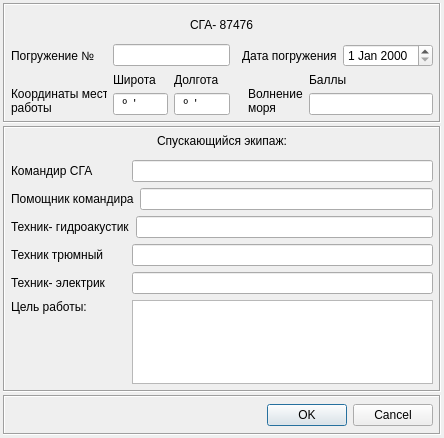
<?xml version="1.0" encoding="UTF-8"?>
<ui version="4.0">
 <class>p_sgaspuskForm</class>
 <widget class="QDialog" name="p_sgaspuskForm">
  <property name="geometry">
   <rect>
    <x>0</x>
    <y>0</y>
    <width>444</width>
    <height>438</height>
   </rect>
  </property>
  <property name="minimumSize">
   <size>
    <width>0</width>
    <height>438</height>
   </size>
  </property>
  <property name="maximumSize">
   <size>
    <width>16777215</width>
    <height>600</height>
   </size>
  </property>
  <property name="windowTitle">
   <string>Dialog</string>
  </property>
  <property name="windowIcon">
   <iconset>
    <normaloff>:/new/windowheader/src/icons/myicons/spts.ico</normaloff>:/new/windowheader/src/icons/myicons/spts.ico</iconset>
  </property>
  <layout class="QGridLayout" name="gridLayout">
   <property name="margin">
    <number>3</number>
   </property>
   <property name="spacing">
    <number>3</number>
   </property>
   <item row="1" column="0">
    <widget class="QFrame" name="frame_3">
     <property name="frameShape">
      <enum>QFrame::Box</enum>
     </property>
     <property name="frameShadow">
      <enum>QFrame::Sunken</enum>
     </property>
     <layout class="QGridLayout" name="gridLayout_4">
      <property name="margin">
       <number>6</number>
      </property>
      <item row="1" column="0">
       <spacer name="horizontalSpacer_3">
        <property name="orientation">
         <enum>Qt::Horizontal</enum>
        </property>
        <property name="sizeHint" stdset="0">
         <size>
          <width>134</width>
          <height>20</height>
         </size>
        </property>
       </spacer>
      </item>
      <item row="1" column="1">
       <widget class="QLabel" name="label_8">
        <property name="sizePolicy">
         <sizepolicy hsizetype="Expanding" vsizetype="Preferred">
          <horstretch>0</horstretch>
          <verstretch>0</verstretch>
         </sizepolicy>
        </property>
        <property name="text">
         <string>Спускающийся экипаж:</string>
        </property>
        <property name="alignment">
         <set>Qt::AlignHCenter|Qt::AlignTop</set>
        </property>
       </widget>
      </item>
      <item row="1" column="2">
       <spacer name="horizontalSpacer_4">
        <property name="orientation">
         <enum>Qt::Horizontal</enum>
        </property>
        <property name="sizeHint" stdset="0">
         <size>
          <width>134</width>
          <height>20</height>
         </size>
        </property>
       </spacer>
      </item>
      <item row="2" column="0" colspan="3">
       <layout class="QHBoxLayout" name="horizontalLayout_4">
        <item>
         <widget class="QLabel" name="label_9">
          <property name="sizePolicy">
           <sizepolicy hsizetype="Maximum" vsizetype="Preferred">
            <horstretch>0</horstretch>
            <verstretch>0</verstretch>
           </sizepolicy>
          </property>
          <property name="minimumSize">
           <size>
            <width>115</width>
            <height>0</height>
           </size>
          </property>
          <property name="text">
           <string>Командир СГА</string>
          </property>
         </widget>
        </item>
        <item>
         <widget class="QLineEdit" name="lineEdit_6">
          <property name="sizePolicy">
           <sizepolicy hsizetype="Expanding" vsizetype="Fixed">
            <horstretch>0</horstretch>
            <verstretch>0</verstretch>
           </sizepolicy>
          </property>
         </widget>
        </item>
       </layout>
      </item>
      <item row="4" column="0" colspan="3">
       <layout class="QHBoxLayout" name="horizontalLayout_5">
        <item>
         <widget class="QLabel" name="label_10">
          <property name="minimumSize">
           <size>
            <width>115</width>
            <height>0</height>
           </size>
          </property>
          <property name="text">
           <string>Помощник командира</string>
          </property>
         </widget>
        </item>
        <item>
         <widget class="QLineEdit" name="lineEdit_7">
          <property name="sizePolicy">
           <sizepolicy hsizetype="Expanding" vsizetype="Fixed">
            <horstretch>0</horstretch>
            <verstretch>0</verstretch>
           </sizepolicy>
          </property>
         </widget>
        </item>
       </layout>
      </item>
      <item row="6" column="0" colspan="3">
       <layout class="QHBoxLayout" name="horizontalLayout_6">
        <item>
         <widget class="QLabel" name="label_11">
          <property name="minimumSize">
           <size>
            <width>115</width>
            <height>0</height>
           </size>
          </property>
          <property name="text">
           <string>Техник- гидроакустик</string>
          </property>
         </widget>
        </item>
        <item>
         <widget class="QLineEdit" name="lineEdit_8">
          <property name="sizePolicy">
           <sizepolicy hsizetype="Expanding" vsizetype="Fixed">
            <horstretch>0</horstretch>
            <verstretch>0</verstretch>
           </sizepolicy>
          </property>
         </widget>
        </item>
       </layout>
      </item>
      <item row="8" column="0" colspan="3">
       <layout class="QHBoxLayout" name="horizontalLayout_7">
        <item>
         <widget class="QLabel" name="label_12">
          <property name="minimumSize">
           <size>
            <width>115</width>
            <height>0</height>
           </size>
          </property>
          <property name="text">
           <string>Техник трюмный</string>
          </property>
         </widget>
        </item>
        <item>
         <widget class="QLineEdit" name="lineEdit_9">
          <property name="sizePolicy">
           <sizepolicy hsizetype="Expanding" vsizetype="Fixed">
            <horstretch>0</horstretch>
            <verstretch>0</verstretch>
           </sizepolicy>
          </property>
         </widget>
        </item>
       </layout>
      </item>
      <item row="10" column="0" colspan="3">
       <layout class="QHBoxLayout" name="horizontalLayout_8">
        <item>
         <widget class="QLabel" name="label_13">
          <property name="minimumSize">
           <size>
            <width>115</width>
            <height>0</height>
           </size>
          </property>
          <property name="text">
           <string>Техник- электрик</string>
          </property>
         </widget>
        </item>
        <item>
         <widget class="QLineEdit" name="lineEdit_10">
          <property name="sizePolicy">
           <sizepolicy hsizetype="Expanding" vsizetype="Fixed">
            <horstretch>0</horstretch>
            <verstretch>0</verstretch>
           </sizepolicy>
          </property>
         </widget>
        </item>
       </layout>
      </item>
      <item row="12" column="0" colspan="3">
       <layout class="QHBoxLayout" name="horizontalLayout_9">
        <item>
         <widget class="QLabel" name="label_14">
          <property name="minimumSize">
           <size>
            <width>115</width>
            <height>0</height>
           </size>
          </property>
          <property name="text">
           <string>Цель работы:</string>
          </property>
          <property name="alignment">
           <set>Qt::AlignLeading|Qt::AlignLeft|Qt::AlignTop</set>
          </property>
         </widget>
        </item>
        <item>
         <widget class="QTextEdit" name="textEdit">
          <property name="sizePolicy">
           <sizepolicy hsizetype="Expanding" vsizetype="Fixed">
            <horstretch>0</horstretch>
            <verstretch>0</verstretch>
           </sizepolicy>
          </property>
         </widget>
        </item>
       </layout>
      </item>
      <item row="0" column="1">
       <spacer name="verticalSpacer_2">
        <property name="orientation">
         <enum>Qt::Vertical</enum>
        </property>
        <property name="sizeHint" stdset="0">
         <size>
          <width>20</width>
          <height>40</height>
         </size>
        </property>
       </spacer>
      </item>
      <item row="3" column="0">
       <spacer name="verticalSpacer_3">
        <property name="orientation">
         <enum>Qt::Vertical</enum>
        </property>
        <property name="sizeHint" stdset="0">
         <size>
          <width>20</width>
          <height>40</height>
         </size>
        </property>
       </spacer>
      </item>
      <item row="5" column="0">
       <spacer name="verticalSpacer_4">
        <property name="orientation">
         <enum>Qt::Vertical</enum>
        </property>
        <property name="sizeHint" stdset="0">
         <size>
          <width>20</width>
          <height>40</height>
         </size>
        </property>
       </spacer>
      </item>
      <item row="7" column="0">
       <spacer name="verticalSpacer_5">
        <property name="orientation">
         <enum>Qt::Vertical</enum>
        </property>
        <property name="sizeHint" stdset="0">
         <size>
          <width>20</width>
          <height>40</height>
         </size>
        </property>
       </spacer>
      </item>
      <item row="9" column="0">
       <spacer name="verticalSpacer_6">
        <property name="orientation">
         <enum>Qt::Vertical</enum>
        </property>
        <property name="sizeHint" stdset="0">
         <size>
          <width>20</width>
          <height>40</height>
         </size>
        </property>
       </spacer>
      </item>
      <item row="11" column="0">
       <spacer name="verticalSpacer_7">
        <property name="orientation">
         <enum>Qt::Vertical</enum>
        </property>
        <property name="sizeHint" stdset="0">
         <size>
          <width>20</width>
          <height>40</height>
         </size>
        </property>
       </spacer>
      </item>
      <item row="13" column="0">
       <spacer name="verticalSpacer_8">
        <property name="orientation">
         <enum>Qt::Vertical</enum>
        </property>
        <property name="sizeHint" stdset="0">
         <size>
          <width>20</width>
          <height>40</height>
         </size>
        </property>
       </spacer>
      </item>
     </layout>
    </widget>
   </item>
   <item row="2" column="0">
    <widget class="QFrame" name="frame_2">
     <property name="minimumSize">
      <size>
       <width>0</width>
       <height>40</height>
      </size>
     </property>
     <property name="maximumSize">
      <size>
       <width>16777215</width>
       <height>45</height>
      </size>
     </property>
     <property name="frameShape">
      <enum>QFrame::Box</enum>
     </property>
     <property name="frameShadow">
      <enum>QFrame::Sunken</enum>
     </property>
     <layout class="QGridLayout" name="gridLayout_2">
      <property name="margin">
       <number>6</number>
      </property>
      <item row="0" column="0">
       <spacer name="horizontalSpacer">
        <property name="orientation">
         <enum>Qt::Horizontal</enum>
        </property>
        <property name="sizeHint" stdset="0">
         <size>
          <width>206</width>
          <height>20</height>
         </size>
        </property>
       </spacer>
      </item>
      <item row="0" column="1">
       <widget class="QDialogButtonBox" name="buttonBox">
        <property name="minimumSize">
         <size>
          <width>0</width>
          <height>25</height>
         </size>
        </property>
        <property name="standardButtons">
         <set>QDialogButtonBox::Cancel|QDialogButtonBox::Ok</set>
        </property>
       </widget>
      </item>
     </layout>
    </widget>
   </item>
   <item row="0" column="0">
    <widget class="QFrame" name="frame">
     <property name="minimumSize">
      <size>
       <width>0</width>
       <height>120</height>
      </size>
     </property>
     <property name="maximumSize">
      <size>
       <width>16777215</width>
       <height>130</height>
      </size>
     </property>
     <property name="frameShape">
      <enum>QFrame::Box</enum>
     </property>
     <property name="frameShadow">
      <enum>QFrame::Sunken</enum>
     </property>
     <layout class="QGridLayout" name="gridLayout_3">
      <property name="margin">
       <number>6</number>
      </property>
      <item row="0" column="0" colspan="7">
       <layout class="QHBoxLayout" name="horizontalLayout_2">
        <item>
         <spacer name="horizontalSpacer_6">
          <property name="orientation">
           <enum>Qt::Horizontal</enum>
          </property>
          <property name="sizeHint" stdset="0">
           <size>
            <width>40</width>
            <height>20</height>
           </size>
          </property>
         </spacer>
        </item>
        <item>
         <widget class="QLabel" name="labelTSName">
          <property name="text">
           <string>СГА- 87476</string>
          </property>
         </widget>
        </item>
        <item>
         <spacer name="horizontalSpacer_7">
          <property name="orientation">
           <enum>Qt::Horizontal</enum>
          </property>
          <property name="sizeHint" stdset="0">
           <size>
            <width>40</width>
            <height>20</height>
           </size>
          </property>
         </spacer>
        </item>
       </layout>
      </item>
      <item row="1" column="0" colspan="3">
       <layout class="QHBoxLayout" name="horizontalLayout">
        <item>
         <widget class="QLabel" name="label">
          <property name="minimumSize">
           <size>
            <width>96</width>
            <height>0</height>
           </size>
          </property>
          <property name="text">
           <string>Погружение №</string>
          </property>
         </widget>
        </item>
        <item>
         <widget class="QLineEdit" name="lineEditNumber">
          <property name="sizePolicy">
           <sizepolicy hsizetype="Expanding" vsizetype="Fixed">
            <horstretch>0</horstretch>
            <verstretch>0</verstretch>
           </sizepolicy>
          </property>
          <property name="minimumSize">
           <size>
            <width>100</width>
            <height>0</height>
           </size>
          </property>
         </widget>
        </item>
       </layout>
      </item>
      <item row="1" column="3">
       <spacer name="horizontalSpacer_2">
        <property name="orientation">
         <enum>Qt::Horizontal</enum>
        </property>
        <property name="sizeHint" stdset="0">
         <size>
          <width>13</width>
          <height>20</height>
         </size>
        </property>
       </spacer>
      </item>
      <item row="1" column="4" colspan="3">
       <layout class="QHBoxLayout" name="horizontalLayout_3">
        <item>
         <widget class="QLabel" name="label_3">
          <property name="text">
           <string>Дата погружения</string>
          </property>
         </widget>
        </item>
        <item>
         <widget class="QDateEdit" name="dateEditPogruzh">
          <property name="minimumSize">
           <size>
            <width>90</width>
            <height>0</height>
           </size>
          </property>
         </widget>
        </item>
       </layout>
      </item>
      <item row="2" column="0">
       <widget class="QLabel" name="label_4">
        <property name="minimumSize">
         <size>
          <width>96</width>
          <height>0</height>
         </size>
        </property>
        <property name="text">
         <string>Координаты места
работы</string>
        </property>
        <property name="alignment">
         <set>Qt::AlignBottom|Qt::AlignLeading|Qt::AlignLeft</set>
        </property>
       </widget>
      </item>
      <item row="2" column="1">
       <layout class="QVBoxLayout" name="verticalLayout">
        <item>
         <widget class="QLabel" name="label_5">
          <property name="text">
           <string>Широта</string>
          </property>
         </widget>
        </item>
        <item>
         <widget class="QLineEdit" name="lineEditLat">
          <property name="sizePolicy">
           <sizepolicy hsizetype="Expanding" vsizetype="Fixed">
            <horstretch>0</horstretch>
            <verstretch>0</verstretch>
           </sizepolicy>
          </property>
          <property name="minimumSize">
           <size>
            <width>50</width>
            <height>20</height>
           </size>
          </property>
          <property name="maximumSize">
           <size>
            <width>16777215</width>
            <height>16777215</height>
           </size>
          </property>
          <property name="inputMask">
           <string>99º99'; </string>
          </property>
         </widget>
        </item>
       </layout>
      </item>
      <item row="2" column="2">
       <layout class="QVBoxLayout" name="verticalLayout_2">
        <item>
         <widget class="QLabel" name="label_6">
          <property name="text">
           <string>Долгота</string>
          </property>
         </widget>
        </item>
        <item>
         <widget class="QLineEdit" name="lineEditLong">
          <property name="sizePolicy">
           <sizepolicy hsizetype="Expanding" vsizetype="Fixed">
            <horstretch>0</horstretch>
            <verstretch>0</verstretch>
           </sizepolicy>
          </property>
          <property name="minimumSize">
           <size>
            <width>50</width>
            <height>20</height>
           </size>
          </property>
          <property name="maximumSize">
           <size>
            <width>16777215</width>
            <height>16777215</height>
           </size>
          </property>
          <property name="inputMask">
           <string>99º99'; </string>
          </property>
          <property name="text">
           <string>º'</string>
          </property>
         </widget>
        </item>
       </layout>
      </item>
      <item row="2" column="3" colspan="2">
       <spacer name="horizontalSpacer_5">
        <property name="orientation">
         <enum>Qt::Horizontal</enum>
        </property>
        <property name="sizeHint" stdset="0">
         <size>
          <width>40</width>
          <height>20</height>
         </size>
        </property>
       </spacer>
      </item>
      <item row="2" column="5">
       <widget class="QLabel" name="label_7">
        <property name="text">
         <string>Волнение
моря</string>
        </property>
        <property name="alignment">
         <set>Qt::AlignBottom|Qt::AlignLeading|Qt::AlignLeft</set>
        </property>
       </widget>
      </item>
      <item row="2" column="6">
       <layout class="QVBoxLayout" name="verticalLayout_3">
        <item>
         <widget class="QLabel" name="label_15">
          <property name="text">
           <string>Баллы</string>
          </property>
         </widget>
        </item>
        <item>
         <widget class="QLineEdit" name="lineEditBall">
          <property name="sizePolicy">
           <sizepolicy hsizetype="Expanding" vsizetype="Fixed">
            <horstretch>0</horstretch>
            <verstretch>0</verstretch>
           </sizepolicy>
          </property>
          <property name="minimumSize">
           <size>
            <width>90</width>
            <height>0</height>
           </size>
          </property>
          <property name="maximumSize">
           <size>
            <width>16777215</width>
            <height>16777215</height>
           </size>
          </property>
         </widget>
        </item>
       </layout>
      </item>
     </layout>
    </widget>
   </item>
  </layout>
 </widget>
 <resources/>
 <connections/>
</ui>
